Frame 1 (no input): blank canvas, image omitted
Frame 60 (the mouse pressed at the canvas centre just before this capture): blank canvas, image omitted
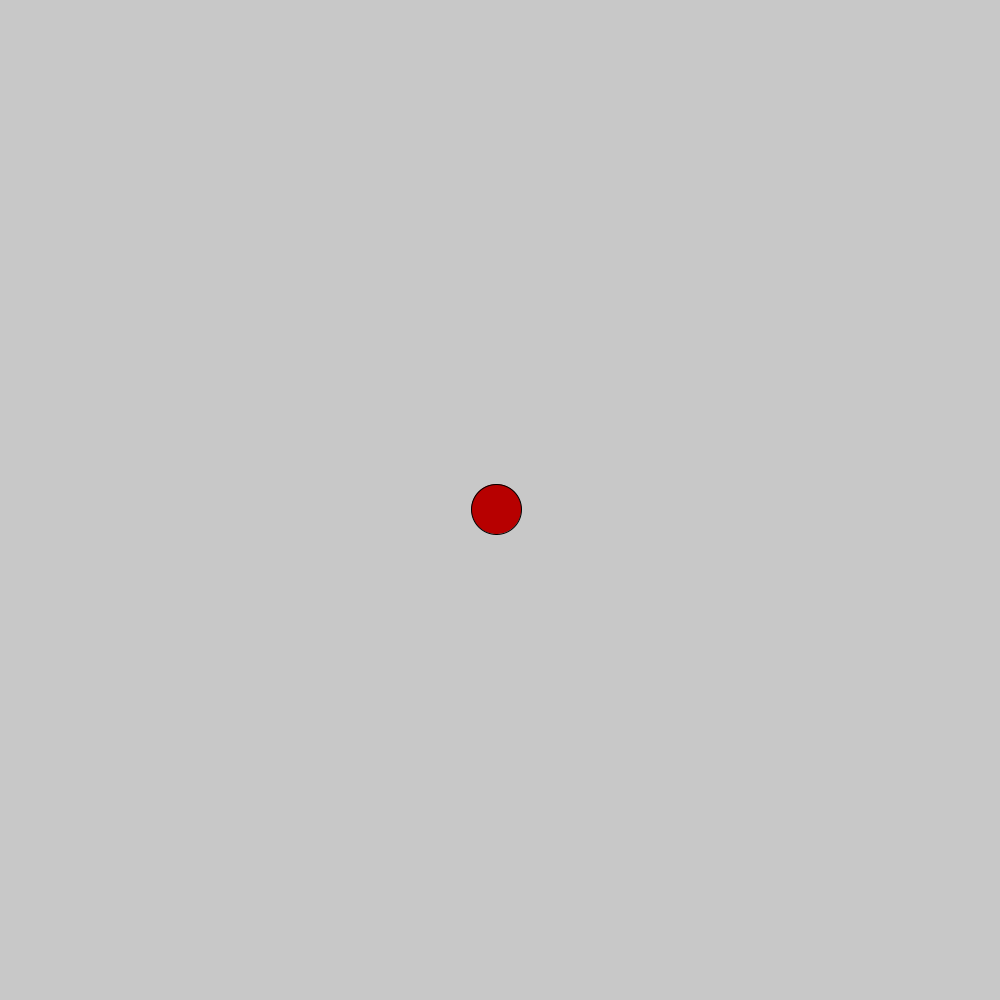
Frame 120 (the mouse held since frame 60 and released just before this capture)

The Processing sketch whose frames 1 and 60 were blank and that drew this single picture after the mouse press (run headless with seeded random() and noise(); from frame 60 on, the mouse is pressed at the canvas centre):

// Processing sketch: ListOfPVectorsWithJiggle
// ── ListOfPVectorsWithJiggle.pde
ArrayList<PVector> pointList; //<>//

void setup() {
  size(1000, 1000);

  //pos = new PVector(50, 200);

  pointList = new ArrayList<PVector>();
  //I could put 500 PVectors in here with random xy values
  //for (int i=0; i < 500; i++) {
  //  pointList.add(new PVector(random(width), random(height)));
  //}
  
  //println(pointList.size());
  
}

void draw() {
  background(200);
  
  fill(random(100, 200), 0, 0);
  
  PVector temp;
  for (int i=0; i < pointList.size(); i++) {
    temp = pointList.get(i);
    ellipse(temp.x, temp.y, 50, 50);
  }
  
  jiggle();
}

void jiggle() {
  PVector temp;
  for (int i=0; i < pointList.size(); i++) {
    temp = pointList.get(i);
    temp.x += random(-1, 1);
    temp.y += random(-1, 1);
  }
  
}


void keyPressed() {
  if (key == 'c') {
    pointList.clear(); 
  }
}

void mousePressed() {
  pointList.add(new PVector(mouseX, mouseY));
}

void mouseDragged() {
  pointList.add(new PVector(mouseX, mouseY));  
}
